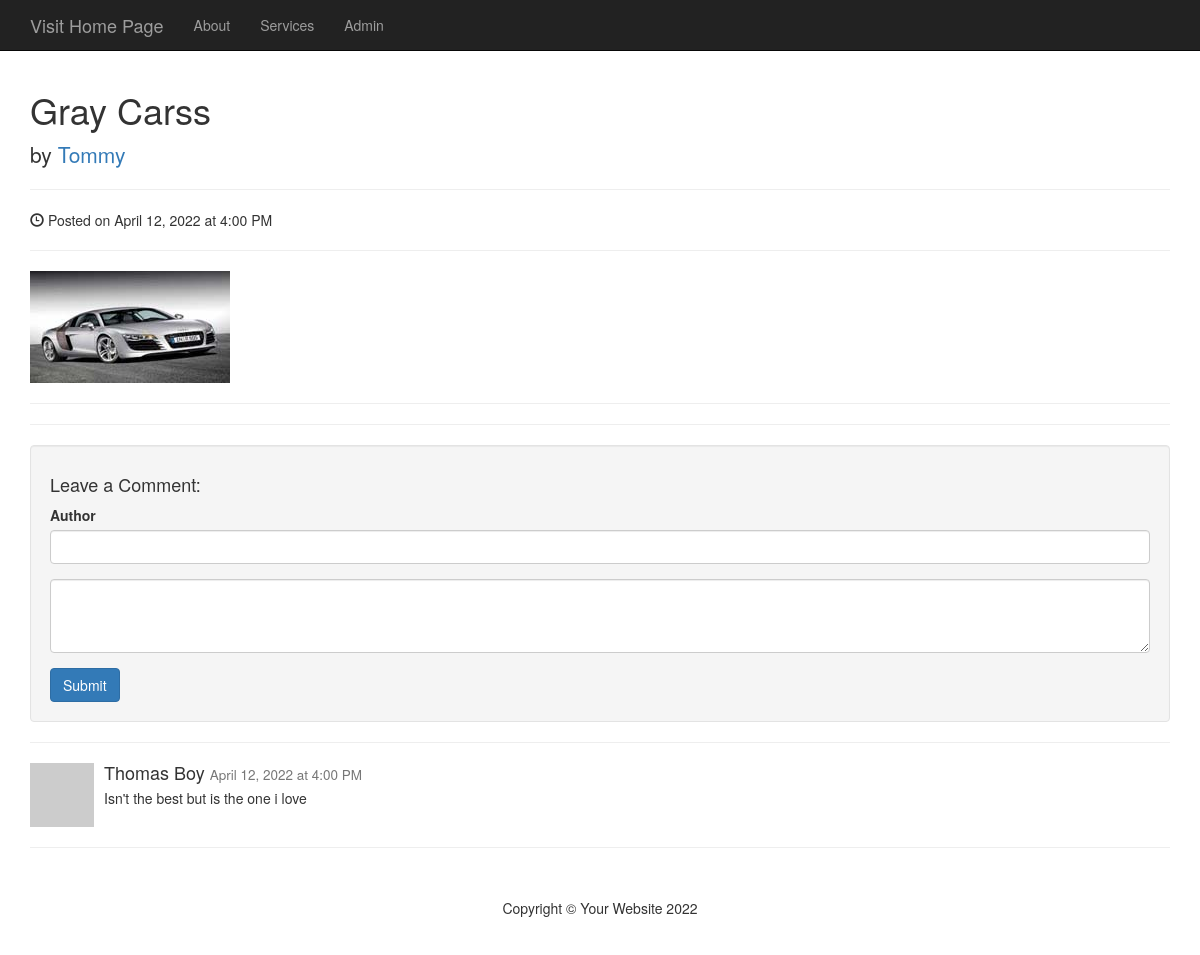
The page /gallery/photo.php?id=81 on the database its author committed.
### tables this page shows
CREATE TABLE `photos` (
  `id` int(11) NOT NULL,
  `title` varchar(255) NOT NULL,
  `caption` varchar(255) NOT NULL,
  `description` text NOT NULL,
  `filename` varchar(255) NOT NULL,
  `alternate_text` varchar(255) NOT NULL,
  `type` varchar(255) NOT NULL,
  `size` int(11) NOT NULL
);

CREATE TABLE `comments` (
  `id` int(11) NOT NULL,
  `photo_id` int(11) NOT NULL,
  `author` varchar(255) NOT NULL,
  `body` text NOT NULL
);

### gallery/admin/includes/database.php (called while the page is built, shortened)
<?php
	class Database{
		public $connection;
		public function open_db_connection(){
			$this->connection = new mysqli(DB_HOST,DB_USER,DB_PASS,DB_NAME);
		}
		public function query($sql){
			$result = $this->connection->query($sql);
			$this->confirm_query($result);return $result;
		}
		public function escape_string($string){
	 		$escaped_string = $this->connection->real_escape_string($string);
			return $escaped_string;
		}
	}
	$database = new Database();
?>

### gallery/admin/includes/db_object.php (called while the page is built, shortened)
<?php
	class Db_object{
		public static function find_by_id($id){
			$the_result_array = static::find_by_query("SELECT * FROM " . static::$db_table . " WHERE id = $id LIMIT 1");
			return !empty($the_result_array) ? array_shift($the_result_array) : false;
		}
		public static function find_by_query($sql){
			global $database;
			$result_set = $database->query($sql);
			$the_object_array = array();
			while($row = mysqli_fetch_array($result_set)){
				$the_object_array[] = static::instantation($row);
			}
			return $the_object_array;
		}
		public static function instantation($the_record){
			$the_object = new $calling_class;
			foreach ($the_record as $the_attribute => $value){
				if($the_object->has_the_attribute($the_attribute)){
					$the_object->$the_attribute = $value;
				}
			}
		    return $the_object;
		}
		private function has_the_attribute($the_attribute){
			return property_exists($this, $the_attribute);
		}
	}
?>

### gallery/admin/includes/photo.php (called while the page is built, shortened)
 <?php
 	class Photo extends Db_object{
		public $filename;
		public $upload_directory = "images";
		public function picture_path(){
			return $this->upload_directory.DS.$this->filename;
		}
	}
?>

### gallery/admin/includes/comment.php (called while the page is built, shortened)
<?php
	class Comment extends Db_object{
		protected static $db_table = "comments";
		public static function find_the_comments($photo_id=0) {
			global $database;
			$sql  = "SELECT * FROM " . self::$db_table;
			$sql .= " WHERE photo_id = " . $database->escape_string($photo_id);
			$sql .= " ORDER  BY photo_id ASC";
			return self::find_by_query($sql);
		}
	}
?>

### gallery/photo.php (the view, shortened to what this page needs)
<?php
    include("includes/header.php");
    $photo = Photo::find_by_id($_GET['id']);
    $comments = Comment::find_the_comments($photo->id);
?>
        <div class="row">
            <div class="col-lg-12">
                <h1><?php echo $photo->title; ?></h1>
                <p class="lead">
                    by <a href="#">Tommy</a>
                </p>
                <hr>
                <p><span class="glyphicon glyphicon-time"></span> Posted on April 12, 2022 at 4:00 PM</p>
                <hr>
                <img class="img-responsive" src="admin/<?php echo $photo->picture_path(); ?>" alt="">
                <hr>
                <hr>
                <div class="well">
                    <h4>Leave a Comment:</h4>
                    <form role="form" method="post">
                         <div class="form-group">
                            <label for="author">Author</label>
                            <input type="text" name="author" class="form-control">
                        </div>
                        <div class="form-group">
                            <textarea name="body" class="form-control" rows="3"></textarea>
                        </div>
                        <button type="submit" name="submit" class="btn btn-primary">Submit</button>
                    </form>
                </div>
                <hr>
                <?php foreach ($comments as $comment): ?>
                    <div class="media">
                        <a class="pull-left" href="#">
                            <img class="media-object" src="http://placehold.it/64x64" alt="">
                        </a>
                        <div class="media-body">
                            <h4 class="media-heading"><?php echo $comment->author; ?>
                                <small>April 12, 2022 at 4:00 PM</small>
                            </h4>
                            <?php echo $comment->body; ?>
                        </div>
                    </div>
                <?php endforeach; ?>
            </div>
        </div>
        <?php include("includes/footer.php"); ?>

### gallery/css/blog-home.css (style rules this page uses)
body { padding-top: 70px; }

### rows shown on the page
photos: title "Gray Carss", filename (picture)
comments: author "Thomas Boy", body "Isn't the best but is the one i love"
